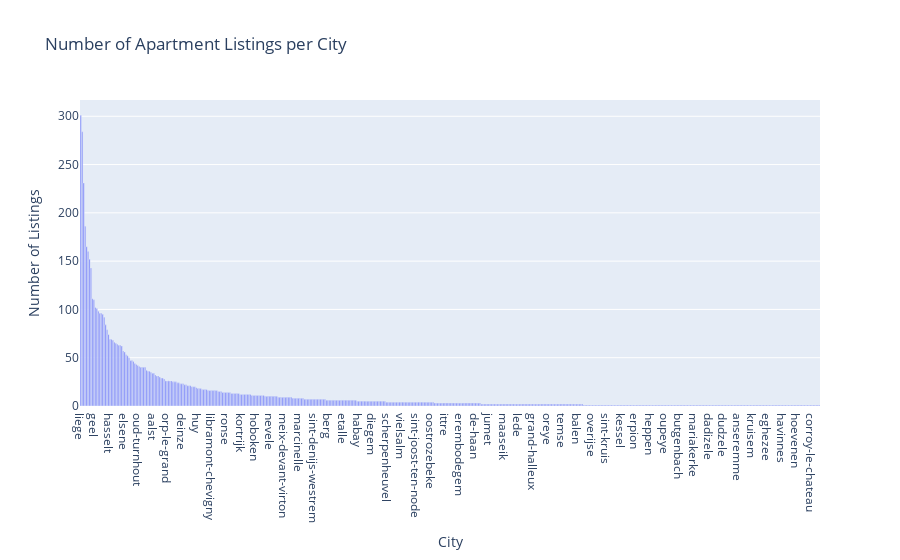

The code cell stored with this chart in its notebook:
### Code cell
count_by_city = apartments["city"].value_counts().reset_index()
count_by_city.columns = ["city", "count"]

fig = px.bar(
    count_by_city,
    x="city",
    y="count",
    title="Number of Apartment Listings per City",
    labels={"city": "City", "count": "Number of Listings"},
)
fig.show()

### Figure 1 — Plotly figure (JSON) as saved in the notebook; plotly's stock layout.template omitted (floating-point values rounded to 4 significant figures; data arrays with more than 128 entries replaced by an {"elided": "..."} marker saying what was removed)
{"data": [{"hovertemplate": "City=%{x}<br>Number of Listings=%{y}<extra></extra>", "legendgroup": "", "marker": {"color": "#636efa", "pattern": {"shape": ""}}, "name": "", "orientation": "v", "showlegend": false, "textposition": "auto", "type": "bar", "x": {"elided": "506 str values"}, "xaxis": "x", "y": {"elided": "506 int values"}, "yaxis": "y"}], "layout": {"barmode": "relative", "legend": {"tracegroupgap": 0}, "title": {"text": "Number of Apartment Listings per City"}, "xaxis": {"anchor": "y", "domain": [0, 1], "title": {"text": "City"}}, "yaxis": {"anchor": "x", "domain": [0, 1], "title": {"text": "Number of Listings"}}}}
